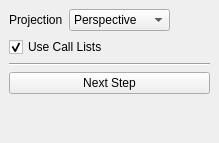
  <widget class="QDockWidget" name="dockScene">
   <property name="features">
    <set>QDockWidget::AllDockWidgetFeatures</set>
   </property>
   <property name="windowTitle">
    <string>Scene</string>
   </property>
   <attribute name="dockWidgetArea">
    <number>8</number>
   </attribute>
   <widget class="QWidget" name="dockWidgetContents_12">
    <layout class="QVBoxLayout" name="verticalLayout_4">
     <item>
      <layout class="QHBoxLayout" name="horizontalLayout_5">
       <item>
        <widget class="QLabel" name="label_20">
         <property name="text">
          <string>Projection</string>
         </property>
        </widget>
       </item>
       <item>
        <widget class="QComboBox" name="projection">
         <item>
          <property name="text">
           <string>Perspective</string>
          </property>
         </item>
         <item>
          <property name="text">
           <string>Orthographic</string>
          </property>
         </item>
        </widget>
       </item>
       <item>
        <spacer name="horizontalSpacer_9">
         <property name="orientation">
          <enum>Qt::Horizontal</enum>
         </property>
         <property name="sizeHint" stdset="0">
          <size>
           <width>40</width>
           <height>20</height>
          </size>
         </property>
        </spacer>
       </item>
      </layout>
     </item>
     <item>
      <widget class="QCheckBox" name="useCallLists">
       <property name="text">
        <string>Use Call Lists</string>
       </property>
       <property name="checked">
        <bool>true</bool>
       </property>
      </widget>
     </item>
     <item>
      <widget class="Line" name="line_12">
       <property name="orientation">
        <enum>Qt::Horizontal</enum>
       </property>
      </widget>
     </item>
     <item>
      <widget class="QPushButton" name="automateNextStep">
       <property name="text">
        <string>Next Step</string>
       </property>
      </widget>
     </item>
     <item>
      <spacer name="verticalSpacer_4">
       <property name="orientation">
        <enum>Qt::Vertical</enum>
       </property>
       <property name="sizeHint" stdset="0">
        <size>
         <width>20</width>
         <height>40</height>
        </size>
       </property>
      </spacer>
     </item>
    </layout>
    <zorder></zorder>
    <zorder>useCallLists</zorder>
    <zorder>line_12</zorder>
    <zorder>automateNextStep</zorder>
    <zorder>verticalSpacer_4</zorder>
   </widget>
  </widget>
